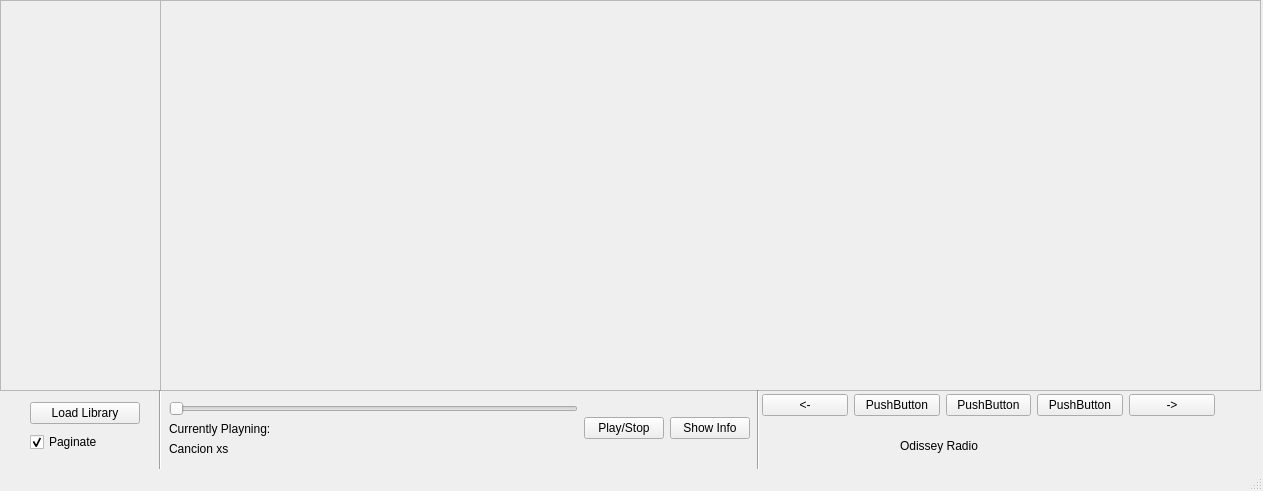
<?xml version="1.0" encoding="UTF-8"?>
<ui version="4.0">
 <class>MainWindow</class>
 <widget class="QMainWindow" name="MainWindow">
  <property name="geometry">
   <rect>
    <x>0</x>
    <y>0</y>
    <width>1263</width>
    <height>491</height>
   </rect>
  </property>
  <property name="windowTitle">
   <string>MainWindow</string>
  </property>
  <widget class="QWidget" name="centralwidget">
   <widget class="QScrollArea" name="scrollArea">
    <property name="geometry">
     <rect>
      <x>0</x>
      <y>0</y>
      <width>161</width>
      <height>391</height>
     </rect>
    </property>
    <property name="widgetResizable">
     <bool>true</bool>
    </property>
    <widget class="QWidget" name="scrollContents">
     <property name="geometry">
      <rect>
       <x>0</x>
       <y>0</y>
       <width>159</width>
       <height>389</height>
      </rect>
     </property>
    </widget>
   </widget>
   <widget class="QScrollArea" name="scrollArea_2">
    <property name="geometry">
     <rect>
      <x>160</x>
      <y>0</y>
      <width>1101</width>
      <height>391</height>
     </rect>
    </property>
    <property name="widgetResizable">
     <bool>true</bool>
    </property>
    <widget class="QWidget" name="scrollContents2">
     <property name="geometry">
      <rect>
       <x>0</x>
       <y>0</y>
       <width>1099</width>
       <height>389</height>
      </rect>
     </property>
    </widget>
   </widget>
   <widget class="QWidget" name="layoutWidget">
    <property name="geometry">
     <rect>
      <x>169</x>
      <y>396</y>
      <width>581</width>
      <height>65</height>
     </rect>
    </property>
    <layout class="QGridLayout" name="gridLayout_4">
     <item row="0" column="0">
      <layout class="QGridLayout" name="gridLayout_3">
       <item row="0" column="0">
        <widget class="QSlider" name="slider">
         <property name="orientation">
          <enum>Qt::Horizontal</enum>
         </property>
        </widget>
       </item>
       <item row="1" column="0">
        <widget class="QLabel" name="label">
         <property name="text">
          <string>Currently Playning:</string>
         </property>
        </widget>
       </item>
       <item row="2" column="0">
        <widget class="QLabel" name="label_2">
         <property name="text">
          <string>Cancion xs</string>
         </property>
        </widget>
       </item>
      </layout>
     </item>
     <item row="0" column="1">
      <layout class="QGridLayout" name="gridLayout_2">
       <item row="0" column="0">
        <widget class="QPushButton" name="Play">
         <property name="text">
          <string>Play/Stop</string>
         </property>
        </widget>
       </item>
       <item row="0" column="1">
        <widget class="QPushButton" name="Show_info">
         <property name="text">
          <string>Show Info</string>
         </property>
        </widget>
       </item>
      </layout>
     </item>
    </layout>
   </widget>
   <widget class="QWidget" name="layoutWidget">
    <property name="geometry">
     <rect>
      <x>30</x>
      <y>400</y>
      <width>110</width>
      <height>56</height>
     </rect>
    </property>
    <layout class="QGridLayout" name="gridLayout_5">
     <item row="0" column="0">
      <widget class="QPushButton" name="Library">
       <property name="text">
        <string>Load Library</string>
       </property>
      </widget>
     </item>
     <item row="1" column="0">
      <widget class="QCheckBox" name="checkBox">
       <property name="text">
        <string>Paginate</string>
       </property>
       <property name="checked">
        <bool>true</bool>
       </property>
      </widget>
     </item>
    </layout>
   </widget>
   <widget class="Line" name="line">
    <property name="geometry">
     <rect>
      <x>750</x>
      <y>390</y>
      <width>16</width>
      <height>91</height>
     </rect>
    </property>
    <property name="orientation">
     <enum>Qt::Vertical</enum>
    </property>
   </widget>
   <widget class="Line" name="line_2">
    <property name="geometry">
     <rect>
      <x>150</x>
      <y>390</y>
      <width>20</width>
      <height>91</height>
     </rect>
    </property>
    <property name="orientation">
     <enum>Qt::Vertical</enum>
    </property>
   </widget>
   <widget class="QLabel" name="label_3">
    <property name="geometry">
     <rect>
      <x>900</x>
      <y>430</y>
      <width>311</width>
      <height>31</height>
     </rect>
    </property>
    <property name="text">
     <string>Odissey Radio</string>
    </property>
   </widget>
   <widget class="QWidget" name="layoutWidget">
    <property name="geometry">
     <rect>
      <x>762</x>
      <y>392</y>
      <width>453</width>
      <height>27</height>
     </rect>
    </property>
    <layout class="QGridLayout" name="gridLayout">
     <item row="0" column="0">
      <widget class="QPushButton" name="BottonAtras">
       <property name="text">
        <string>&lt;-</string>
       </property>
      </widget>
     </item>
     <item row="0" column="1">
      <widget class="QPushButton" name="pagina1">
       <property name="text">
        <string>PushButton</string>
       </property>
      </widget>
     </item>
     <item row="0" column="2">
      <widget class="QPushButton" name="pagina2">
       <property name="text">
        <string>PushButton</string>
       </property>
      </widget>
     </item>
     <item row="0" column="3">
      <widget class="QPushButton" name="pagina3">
       <property name="text">
        <string>PushButton</string>
       </property>
      </widget>
     </item>
     <item row="0" column="4">
      <widget class="QPushButton" name="ButtonAdelante">
       <property name="text">
        <string>-&gt;</string>
       </property>
      </widget>
     </item>
    </layout>
   </widget>
  </widget>
  <widget class="QStatusBar" name="statusbar"/>
 </widget>
 <resources/>
 <connections/>
</ui>
